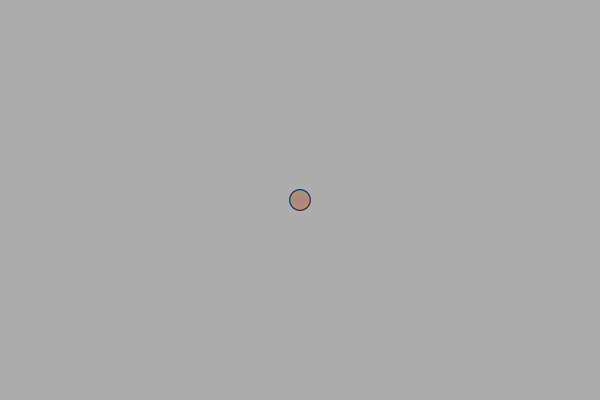
Frame 1 (no input)
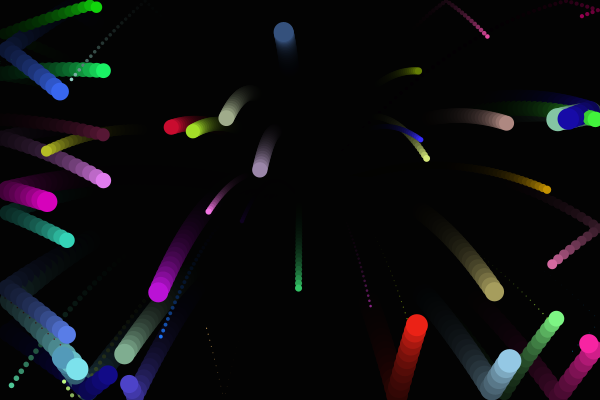
Frame 60 (the mouse pressed at the canvas centre just before this capture)
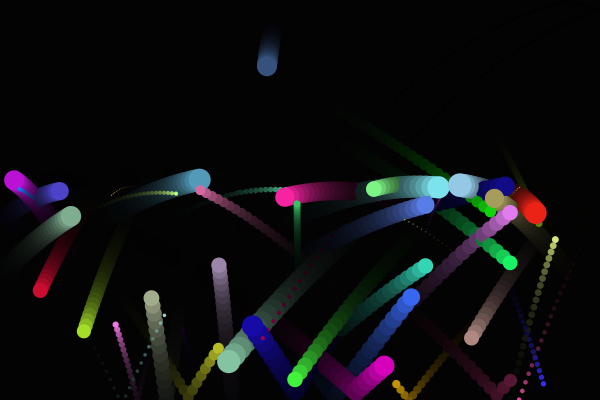
Frame 120 (the mouse held since frame 60 and released just before this capture)

The Processing sketch that drew these frames (run headless with seeded random() and noise(); from frame 60 on, the mouse is pressed at the canvas centre):

// Processing sketch: CircleObjects
// ── CircleObjects.pde
Circle[] circles;
final int NUMBER_OF_CIRCLES = 50;

void setup() {
  smooth();
  noStroke();
  size(600, 400);
  circles = new Circle[NUMBER_OF_CIRCLES]; //creates an arrays of 50 circle references
  for (int i = 0; i < NUMBER_OF_CIRCLES; i++) { //this loop creates the circle objects
    circles[i] = new Circle();
  }
}

void draw() {
  fill(0, 40);
  rect(0, 0, width, height);
  for (Circle i : circles) {
    i.display();
    i.update();
  }
}


// *************** DON'T CHANGE THIS!  *****************
// INSTEAD, CREATE Circle OBJECTS IN THE ABOVE CODE.
// A lot of credit for this code goes to Daniel Shiffman,
// from his book, "The Nature of Code".
// Defines the Circle class.  Don't modify this code.
// (Or, modify it after you leave class.)
class Circle {
  float rad;
  PVector location;
  PVector velocity;
  PVector acceleration;
  color col;

  // Constructs a circle with a random size,
  // initialy located in the center of the screen
  Circle() {
    rad = random(12);
    col = color(random(256), random(256), random(256));
    // These floats aren't used, but could be used
    // to define the starting location of the circle
    //float x = rad + .1 + random(width - 2 * rad - .2);
    //float y = rad + .1 + random(height - 2 * rad - .2);
    location = new PVector(width/2, height/2);
    velocity = new PVector(random(-7,7), random(-7,2));
    acceleration = new PVector(0, .05 + random(.1));
  }

  // Constructs a circle in a specified location, with
  // a random size.
  Circle(float x, float y) {
    rad = random(5);
    col = color(random(256), random(256), random(256));
    location = new PVector(x, y);
    velocity = new PVector(random(20), random(5));
    acceleration = new PVector(0, 0.1);
  }

  // Adjust the velocity and location
  void update() {
    location.add(velocity);
    velocity.add(acceleration);
    checkEdges();
  }

  // Check for collisions:
  void checkEdges() {
    if ((location.x >= width - rad - .1 && velocity.x > 0) || 
        (location.x <= rad && velocity.x < 0)) {
      velocity.x *= -1;
    }
    if ((location.y >= height - rad - .1 && velocity.y > 0) || 
        (location.y <= rad && velocity.y < 0)) 
      velocity.y *= -1;
  }

  // Display the circle
  void display() {
    //stroke(0);
    fill(col);
    ellipse(location.x, location.y, 2*rad, 2*rad);
  }
}
